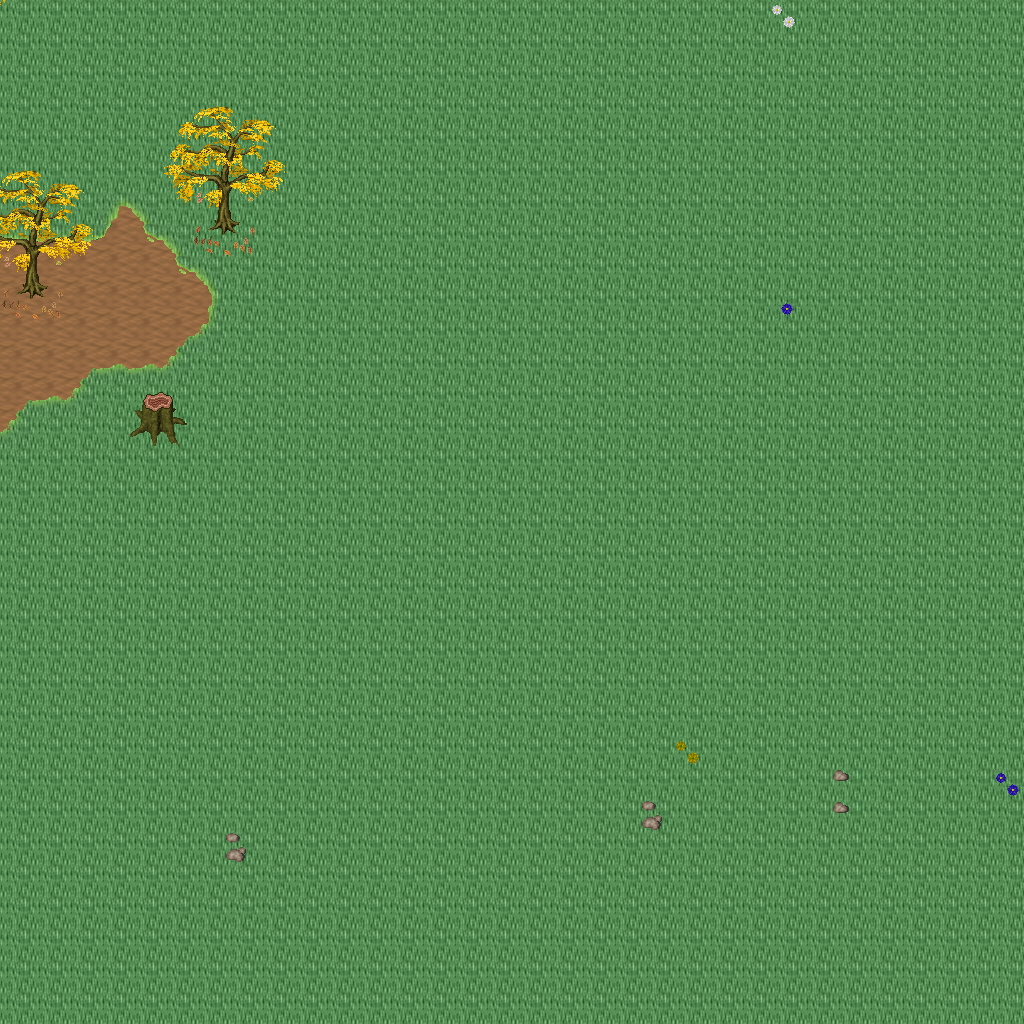

Below is a game level as drawn by its tile map, then a one-line description and the .tmx that defines it (tile-layer data replaced by summaries):
An orthogonal 32x32 tile map with 32x32 px tiles, 5 tile layers (Ground, Objects, Objects2, Above, ...), 1 hidden layer not drawn, 20 tilesets.

<map version="1.10" tiledversion="1.11.0" orientation="orthogonal" renderorder="right-down" width="32" height="32" tilewidth="32" tileheight="32" infinite="0" nextlayerid="11" nextobjectid="1">
 <tileset firstgid="1" name="logic_collision" tilewidth="32" tileheight="32" tilecount="1" columns="1">
  <image source="../drawable/logic_collision.png" width="32" height="32" />
 </tileset>
 <tileset firstgid="2" name="ground_ground" tilewidth="32" tileheight="32" tilecount="33" columns="3">
  <image source="../drawable/ground_ground.png" width="96" height="352" />
 </tileset>
 <tileset firstgid="35" name="ground_rock_pebbles" tilewidth="32" tileheight="32" tilecount="3" columns="1">
  <image source="../drawable/ground_rock_pebbles.png" width="32" height="96" />
 </tileset>
 <tileset firstgid="38" name="ground_grass_corners" tilewidth="32" tileheight="32" tilecount="24" columns="6">
  <image source="../drawable/ground_grass_corners.png" width="192" height="128" />
 </tileset>
 <tileset firstgid="62" name="ground_grass_edges" tilewidth="32" tileheight="32" tilecount="36" columns="12">
  <image source="../drawable/ground_grass_edges.png" width="384" height="96" />
 </tileset>
 <tileset firstgid="98" name="ground_grass_2" tilewidth="32" tileheight="32" tilecount="21" columns="3">
  <image source="../drawable/ground_grass_2.png" width="96" height="224" />
 </tileset>
 <tileset firstgid="119" name="plant_leaves" tilewidth="32" tileheight="32" tilecount="8" columns="4">
  <image source="../drawable/plant_leaves.png" width="128" height="64" />
 </tileset>
 <tileset firstgid="127" name="plant_tree_tree_darkgreen" tilewidth="32" tileheight="32" tilecount="88" columns="8">
  <image source="../drawable/plant_tree_tree_darkgreen.png" width="256" height="352" />
 </tileset>
 <tileset firstgid="215" name="plant_tree_fall_trees" tilewidth="32" tileheight="32" tilecount="40" columns="8">
  <image source="../drawable/plant_tree_fall_trees.png" width="256" height="160" />
 </tileset>
 <tileset firstgid="255" name="plant_tree_pine_tree" tilewidth="32" tileheight="32" tilecount="20" columns="4">
  <image source="../drawable/plant_tree_pine_tree.png" width="128" height="160" />
 </tileset>
 <tileset firstgid="275" name="plant_stump_hollow_logs" tilewidth="32" tileheight="32" tilecount="6" columns="3">
  <image source="../drawable/plant_stump_hollow_logs.png" width="96" height="64" />
 </tileset>
 <tileset firstgid="281" name="plant_stump_small_stump" tilewidth="32" tileheight="32" tilecount="4" columns="2">
  <image source="../drawable/plant_stump_small_stump.png" width="64" height="64" />
 </tileset>
 <tileset firstgid="285" name="plant_stump_stump_purple" tilewidth="32" tileheight="32" tilecount="4" columns="2">
  <image source="../drawable/plant_stump_stump_purple.png" width="64" height="64" />
 </tileset>
 <tileset firstgid="289" name="plant_flower_daisy_blue" tilewidth="32" tileheight="32" tilecount="8" columns="2">
  <image source="../drawable/plant_flower_daisy_blue.png" width="64" height="128" />
 </tileset>
 <tileset firstgid="297" name="plant_flower_daisy_red" tilewidth="32" tileheight="32" tilecount="8" columns="2">
  <image source="../drawable/plant_flower_daisy_red.png" width="64" height="128" />
 </tileset>
 <tileset firstgid="305" name="plant_flower_daisy_white" tilewidth="32" tileheight="32" tilecount="8" columns="2">
  <image source="../drawable/plant_flower_daisy_white.png" width="64" height="128" />
 </tileset>
 <tileset firstgid="313" name="plant_flower_daisy_yellow" tilewidth="32" tileheight="32" tilecount="8" columns="2">
  <image source="../drawable/plant_flower_daisy_yellow.png" width="64" height="128" />
 </tileset>
 <tileset firstgid="321" name="logic_creature_animal" tilewidth="32" tileheight="32" tilecount="32" columns="8">
  <image source="../drawable/logic_creature_animal.png" width="256" height="128" />
 </tileset>
 <tileset firstgid="353" name="logic_creature_reptile" tilewidth="32" tileheight="32" tilecount="7" columns="7">
  <image source="../drawable/logic_creature_reptile.png" width="224" height="32" />
 </tileset>
 <tileset firstgid="360" name="logic_creature_fowl" tilewidth="32" tileheight="32" tilecount="6" columns="6">
  <image source="../drawable/logic_creature_fowl.png" width="192" height="32" />
 </tileset>
 <layer id="1" name="Ground" width="32" height="32">
  <data>[1024 cells, 1024 non-empty, 2 distinct tile ids]</data>
 </layer>
 <layer id="2" name="Objects" width="32" height="32">
  <data>[1024 cells, 35 non-empty, 19 distinct tile ids]</data>
 </layer>
 <layer id="3" name="Objects2" width="32" height="32">
  <data>[1024 cells, 8 non-empty, 4 distinct tile ids]</data>
 </layer>
 <layer id="4" name="Above" width="32" height="32">
  <data>[1024 cells, 31 non-empty, 18 distinct tile ids]</data>
 </layer>
 <layer id="5" name="Above2" width="32" height="32">
  <data>[1024 cells, 0 non-empty, 0 distinct tile ids]</data>
 </layer>
 <layer id="6" name="Walkable" width="32" height="32" visible="0">
  <data>[1024 cells, 6 non-empty, 1 distinct tile ids]</data>
 </layer>
 <objectgroup id="7" name="Mapevents" />
 <objectgroup id="8" name="Spawn" />
 <objectgroup id="9" name="Keys" />
 <objectgroup id="10" name="Replace" />
</map>
